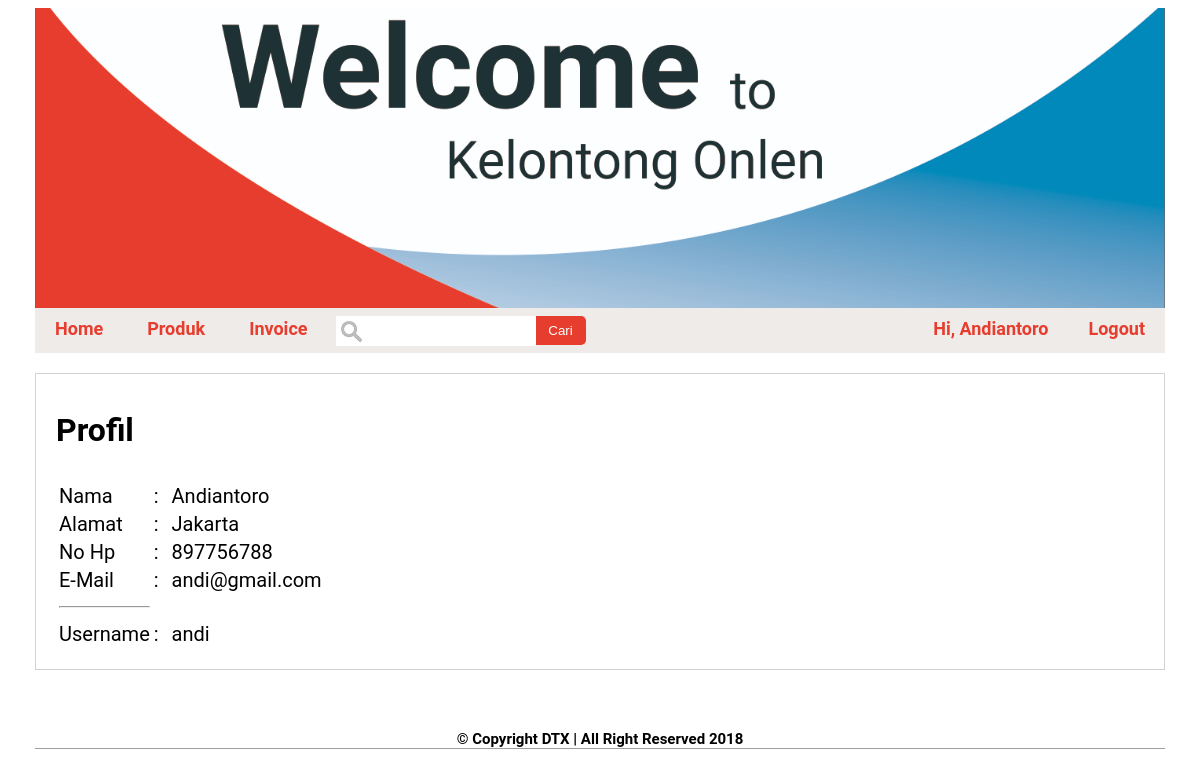
Page /index.php?page=profil_user&id_user=2 (signed in) on the committed database.
### tables this page shows
CREATE TABLE IF NOT EXISTS `tbl_pelanggan` (
  `id_pelanggan` int(11) NOT NULL,
  `id_user` int(11) NOT NULL,
  `nama_pelanggan` varchar(50) NOT NULL,
  `alamat` text NOT NULL,
  `email` text NOT NULL,
  `no_hp` int(13) NOT NULL
);

CREATE TABLE IF NOT EXISTS `tbl_user` (
  `id_user` int(11) NOT NULL,
  `username` varchar(50) NOT NULL,
  `password` text NOT NULL,
  `level` int(11) NOT NULL
);

### config/class.php (called while the page is built, shortened)
<?php
class database
{
	private $dbhost = "localhost";
	private $dbuser = "root";
	private $dbpass = "";
	private $dbnama = "ecommerce";
	public $aksi;
	function koneksi()
	{
		$this->aksi = new mysqli($this->dbhost, $this->dbuser, $this->dbpass, $this->dbnama);
	}
	function tampil($sql)
	{
		$hasil = $this->aksi->query($sql) or die($this->aksi->error);
		if ($hasil) {
			return $hasil;
		}
	}
}
?>

### profil_user.php (the view)
<?php
include 'config/class.php';
$db = new database();
$id = $_GET['id_user'];
$sql = "SELECT * FROM tbl_user a INNER JOIN tbl_pelanggan b ON a.id_user=b.id_user WHERE a.id_user='$id'";
$baca = $db->tampil($sql);
while ($data = $baca->fetch_array()) {
?>
<div class="profil-user">
	<div class="profil-isi">
		<p style="font-size: 32px; font-weight: bolder;">Profil</p>
		<table>
			<tr>
				<td style="border: none; background-color: white;">Nama</td>
				<td style="border: none; background-color: white;">:</td>
				<td style="border: none; background-color: white;">&nbsp;</td>
				<td style="border: none; background-color: white;"><?php echo $data['nama_pelanggan']; ?></td>
			</tr>
			<tr>
				<td style="border: none; background-color: white;">Alamat</td>
				<td style="border: none; background-color: white;">:</td>
				<td style="border: none; background-color: white;">&nbsp;</td>
				<td style="border: none; background-color: white;"><?php echo $data['alamat']; ?></td>
			</tr>
			<tr>
				<td style="border: none; background-color: white;">No Hp</td>
				<td style="border: none; background-color: white;">:</td>
				<td style="border: none; background-color: white;">&nbsp;</td>
				<td style="border: none; background-color: white;"><?php echo $data['no_hp']; ?></td>
			</tr>
			<tr>
				<td style="border: none; background-color: white;">E-Mail</td>
				<td style="border: none; background-color: white;">:</td>
				<td style="border: none; background-color: white;">&nbsp;</td>
				<td style="border: none; background-color: white;"><?php echo $data['email']; ?></td>
			</tr>
			<tr><td style="border: none; background-color: white;"><hr></td></tr>
			<tr>
				<td style="border: none; background-color: white;">Username</td>
				<td style="border: none; background-color: white;">:</td>
				<td style="border: none; background-color: white;">&nbsp;</td>
				<td style="border: none; background-color: white;"><?php echo $data['username']; ?></td>
			</tr>
		</table>
	</div>
</div>
<?php } ?>

### css/style.css (style rules this page uses)
.profil-user { display: block; width: auto; min-width: 300px; height: auto; margin: auto; padding-bottom: 20px; border: 1px solid lightgray; font: 20px roboto; }
.profil-user .profil-isi { padding-left: 20px; padding-top: 5px; }
.container-inv th, td { border-bottom: 1px solid lightgrey; }

### rows in the picture
tbl_pelanggan: nama_pelanggan "Andiantoro", alamat "Jakarta", no_hp "897756788", email "andi@gmail.com", id_user.username "andi"

### other values in the picture
$_SESSION['nama'] "Andiantoro"
